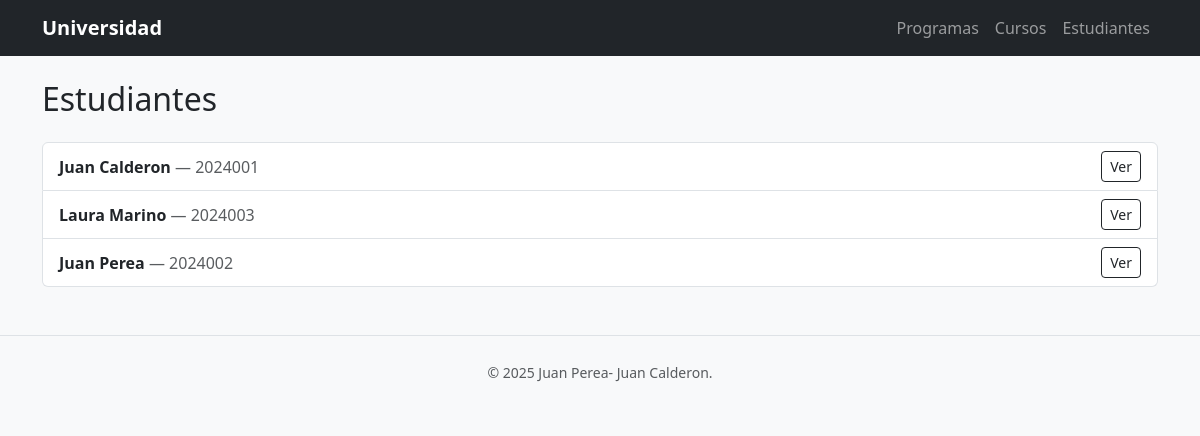
The page /estudiantes/ on the database its author committed.
### academia/models.py (models this page shows, shortened)
class Estudiante(models.Model):
    nombre = models.CharField(max_length=100)
    apellido = models.CharField(max_length=100)
    email = models.EmailField(unique=True)
    codigo_estudiantil = models.CharField(max_length=20, unique=True)

### academia/views.py (the view)
# urls.py: path("estudiantes/", views.lista_estudiantes, name="lista_estudiantes"),
def lista_estudiantes(request):
    estudiantes = Estudiante.objects.all().order_by("apellido")
    return render(request, "academia/lista_estudiantes.html", {"estudiantes": estudiantes})

### academia/templates/academia/lista_estudiantes.html (shortened to what this page needs)
{% extends "academia/base.html" %}
{% block content %}
    <h2 class="mb-4">Estudiantes</h2>
    <ul class="list-group">
        {% for estudiante in estudiantes %}
            <li class="list-group-item d-flex justify-content-between align-items-center">
                <span><strong>{{ estudiante.nombre }} {{ estudiante.apellido }}</strong> <span class="text-muted">— {{ estudiante.codigo_estudiantil }}</span></span>
                <a href="{% url 'academia:detalle_estudiante' estudiante.pk %}" class="btn btn-sm btn-outline-dark">Ver</a>
            </li>
        {% empty %}
            <li class="list-group-item text-muted">No hay estudiantes registrados.</li>
        {% endfor %}
    </ul>
{% endblock %}

### rows shown on the page
Estudiante: nombre "Juan", apellido "Calderon", codigo_estudiantil "2024001"
Estudiante: nombre "Laura", apellido "Marino", codigo_estudiantil "2024003"
Estudiante: nombre "Juan", apellido "Perea", codigo_estudiantil "2024002"
